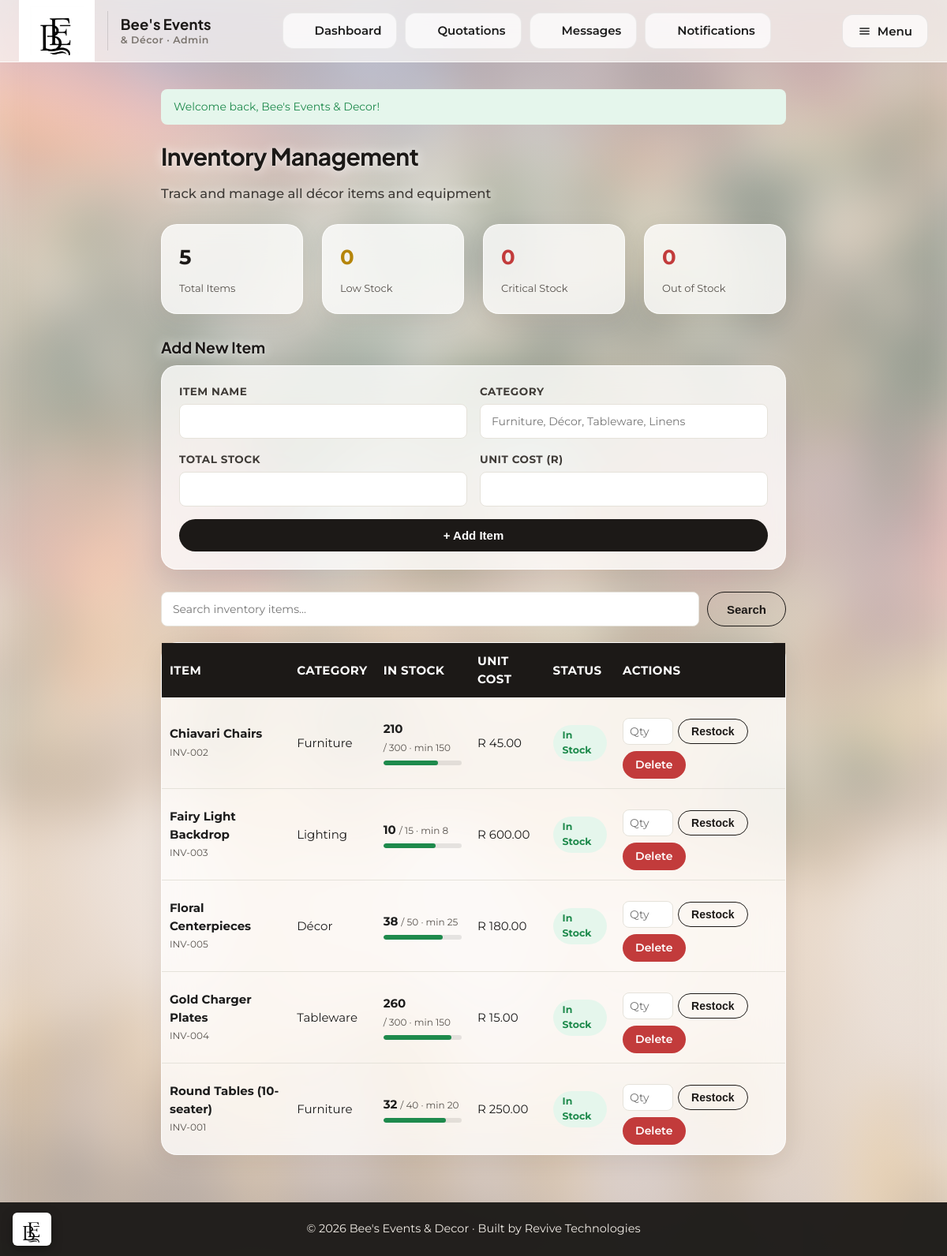
The page /admin/inventory.php (signed in) on the database its author committed.
### tables this page shows
CREATE TABLE inventory (
    item_id         INT AUTO_INCREMENT PRIMARY KEY,
    item_name       VARCHAR(150) NOT NULL,
    category        VARCHAR(80)  DEFAULT 'General',
    total_stock     INT NOT NULL DEFAULT 0,
    available_stock INT NOT NULL DEFAULT 0,
    unit_price      DECIMAL(10,2) NOT NULL DEFAULT 0.00,
    updated_at      DATETIME NOT NULL DEFAULT CURRENT_TIMESTAMP ON UPDATE CURRENT_TIMESTAMP
);

### includes/functions.php (called while the page is built, shortened)
<?php
function h($string) {
    return htmlspecialchars($string ?? '', ENT_QUOTES, 'UTF-8');
}
function rand_format($amount) {
    return 'R ' . number_format((float)$amount, 2);
}

### admin/inventory.php (the view, shortened to what this page needs)
<?php
require_once '../includes/functions.php';
require_once '../config/database.php';
$search = trim($_GET['q'] ?? '');
$sql = 'SELECT * FROM inventory';
$params = [];
$sql .= ' ORDER BY item_name ASC';
$stmt = $pdo->prepare($sql);
$stmt->execute($params);
$items = $stmt->fetchAll();
$total_items    = $pdo->query('SELECT COUNT(*) FROM inventory')->fetchColumn();
$out_stock      = $pdo->query('SELECT COUNT(*) FROM inventory WHERE available_stock <= 0')->fetchColumn();
$low_stock      = $pdo->query('SELECT COUNT(*) FROM inventory WHERE available_stock > 0 AND available_stock < total_stock * 0.5 AND available_stock >= total_stock * 0.25')->fetchColumn();
$critical_stock = $pdo->query('SELECT COUNT(*) FROM inventory WHERE available_stock > 0 AND available_stock < total_stock * 0.25')->fetchColumn();
function stock_status($available, $total) {
    $ratio = $available / $total;
    return ['label' => 'In Stock', 'class' => 'active', 'bar' => 'ok'];
}
include '../includes/header_dashboard.php';
?>
<div class="page-head">
    <div><h2>Inventory Management</h2><p>Track and manage all décor items and equipment</p></div>
</div>
<div class="grid grid-4" style="margin-bottom:28px;">
    <div class="card stat-card"><div class="num"><?php echo (int)$total_items; ?></div><div class="label">Total Items</div></div>
    <div class="card stat-card"><div class="num" style="color:var(--warning);"><?php echo (int)$low_stock; ?></div><div class="label">Low Stock</div></div>
    <div class="card stat-card"><div class="num" style="color:var(--danger);"><?php echo (int)$critical_stock; ?></div><div class="label">Critical Stock</div></div>
    <div class="card stat-card"><div class="num" style="color:var(--danger);"><?php echo (int)$out_stock; ?></div><div class="label">Out of Stock</div></div>
</div>
<h3>Add New Item</h3>
<div class="card" style="max-width:640px;margin-bottom:28px;">
    <form method="POST" action="inventory.php">
        <div class="form-grid">
            <div class="field"><label>Item Name</label><input type="text" name="item_name" required></div>
            <div class="field"><label>Category</label><input type="text" name="category" placeholder="Furniture, Décor, Tableware, Linens" required></div>
        </div>
        <div class="form-grid">
            <div class="field"><label>Total Stock</label><input type="number" name="total_stock" required></div>
            <div class="field"><label>Unit Cost (R)</label><input type="number" step="0.01" name="unit_price" required></div>
        </div>
        <button type="submit" class="btn btn-primary btn-block">+ Add Item</button>
    </form>
</div>
<form method="GET" action="inventory.php" class="search-box">
    <input type="text" name="q" placeholder="Search inventory items..." value="<?php echo h($search); ?>">
    <button type="submit" class="btn btn-outline">Search</button>
</form>
<div class="table-wrap inv-wrap">
<table class="data-table inv-table">
    <thead>
    <tr><th>Item</th><th>Category</th><th>In Stock</th><th>Unit Cost</th><th>Status</th><th>Actions</th></tr>
    </thead>
    <tbody>
    <?php if (empty($items)): ?>
        <tr><td colspan="6" class="empty-state">No inventory items found.</td></tr>
    <?php else: foreach ($items as $item):
        $status    = stock_status($item['available_stock'], $item['total_stock']);
        $min_stock = (int)round($item['total_stock'] * 0.5);
        $pct       = $item['total_stock'] > 0 ? min(100, max(0, round($item['available_stock'] / $item['total_stock'] * 100))) : 100;
        $needs     = $status['bar'] !== 'ok';
    ?>
        <tr class="<?php echo $needs ? 'inv-row-' . $status['bar'] : ''; ?>">
            <td data-label="Item"><strong><?php echo h($item['item_name']); ?></strong><br><span class="inv-code">INV-<?php echo str_pad($item['item_id'],3,'0',STR_PAD_LEFT); ?></span></td>
            <td data-label="Category"><?php echo h($item['category']); ?></td>
            <td data-label="In Stock">
                <strong><?php echo (int)$item['available_stock']; ?></strong> <span class="inv-code">/ <?php echo (int)$item['total_stock']; ?> &middot; min <?php echo $min_stock; ?></span>
                <div class="inv-bar"><span class="inv-bar-fill inv-bar-<?php echo $status['bar']; ?>" style="width:<?php echo $pct; ?>%"></span></div>
            </td>
            <td data-label="Unit Cost"><?php echo rand_format($item['unit_price']); ?></td>
            <td data-label="Status">
                <span class="pill pill-<?php echo $status['class']; ?>"><?php echo $status['label']; ?></span>
            </td>
            <td data-label="Actions">
                <div class="inv-actions">
                    <form method="POST" action="inventory.php" class="inv-restock">
                        <input type="number" name="quantity" min="1" placeholder="Qty" required aria-label="Quantity to add">
                        <button type="submit" class="btn btn-outline btn-sm">Restock</button>
                    </form>
                    <a href="?delete=<?php echo (int)$item['item_id']; ?>" class="btn btn-danger btn-sm" onclick="return confirm('Delete this item?');">Delete</a>
                </div>
            </td>
        </tr>
    <?php endforeach; endif; ?>
    </tbody>
</table>
</div>
<?php include '../includes/footer_dashboard.php'; ?>

### rows shown on the page
inventory: item_name "Chiavari Chairs", item_id "002", category "Furniture", available_stock "210", total_stock "300", total_stock "150", unit_price "R 45.00", available_stock+total_stock "In Stock"
inventory: item_name "Fairy Light Backdrop", item_id "003", category "Lighting", available_stock "10", total_stock "15", total_stock "8", unit_price "R 600.00", available_stock+total_stock "In Stock"
inventory: item_name "Floral Centerpieces", item_id "005", category "Décor", available_stock "38", total_stock "50", total_stock "25", unit_price "R 180.00", available_stock+total_stock "In Stock"
inventory: item_name "Gold Charger Plates", item_id "004", category "Tableware", available_stock "260", total_stock "300", total_stock "150", unit_price "R 15.00", available_stock+total_stock "In Stock"
inventory: item_name "Round Tables (10-seater)", item_id "001", category "Furniture", available_stock "32", total_stock "40", total_stock "20", unit_price "R 250.00", available_stock+total_stock "In Stock"

### other values the page prints
$who "Admin"
$item['label'] "Dashboard"
$item['label'] "Quotations"
$item['label'] "Messages"
$item['label'] "Notifications"
$flash['message'] "Welcome back, Bee's Events & Decor!"
$total_items "5"
$low_stock "0"
$critical_stock "0"
$out_stock "0"
